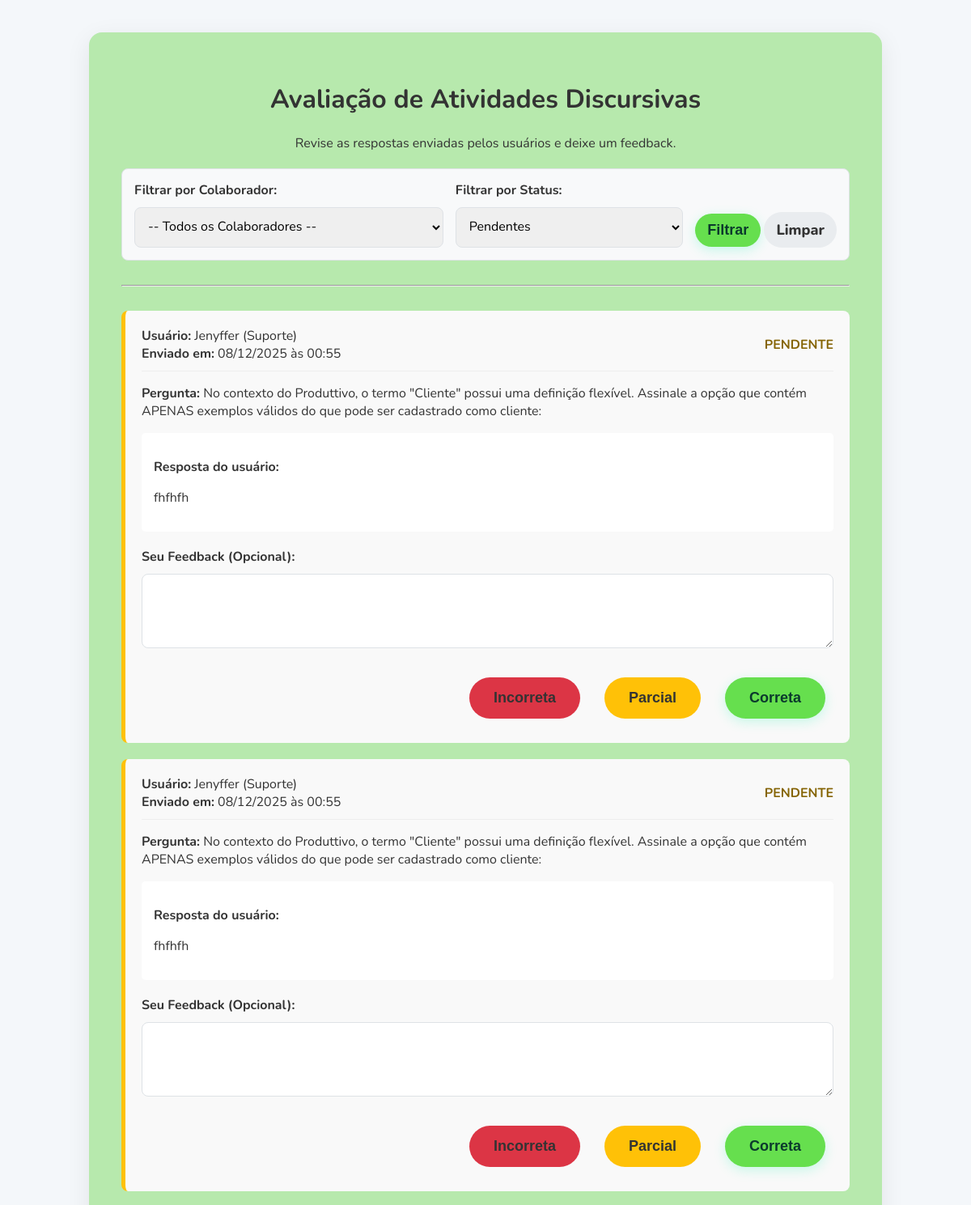
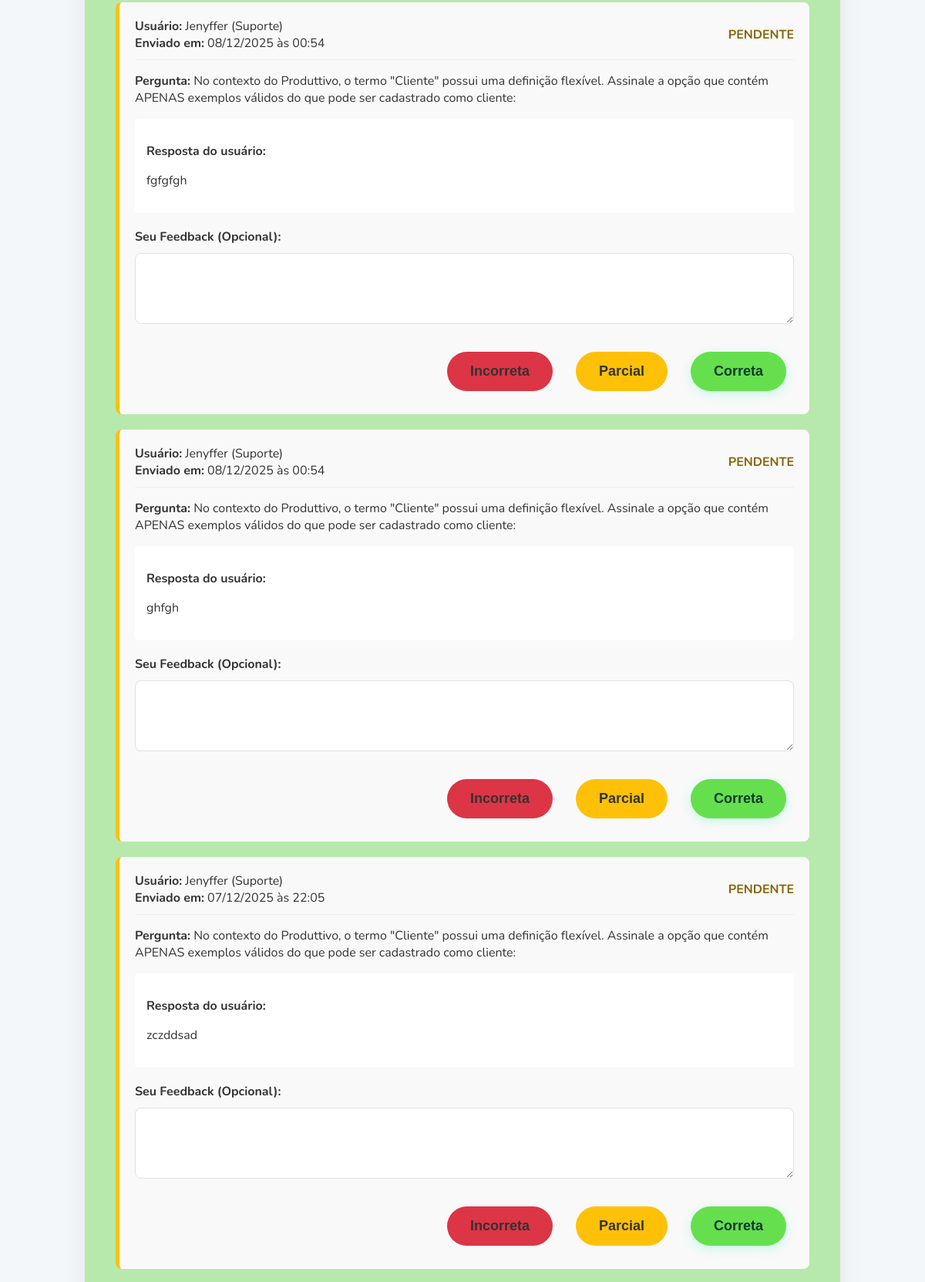
The page /admin/correcoes (signed in, upper part) on the database its author committed (2 pictures, top to bottom).
### app/models.py (models this page shows)
class Resposta(db.Model):
    id = db.Column(db.Integer, primary_key=True)
    pontos = db.Column(db.Integer, nullable=True)
    usuario_id = db.Column(db.Integer, db.ForeignKey('usuario.id'), nullable=False, index=True)
    pergunta_id = db.Column(db.Integer, db.ForeignKey('pergunta.id'), nullable=False, index=True)
    resposta_dada = db.Column(db.String(1), nullable=True)
    data_resposta = db.Column(db.DateTime, default=datetime.utcnow, index=True)
    pergunta = db.relationship('Pergunta')
    texto_discursivo = db.Column(db.Text, nullable=True)
    anexo_resposta = db.Column(db.String(300), nullable=True)
    status_correcao = db.Column(db.String(20), nullable=False, default='nao_respondido', index=True)
    feedback_admin = db.Column(db.Text, nullable=True)
    feedback_visto = db.Column(db.Boolean, default=False, nullable=False)

class Usuario(db.Model):
    id = db.Column(db.Integer, primary_key=True)
    nome = db.Column(db.String(100), nullable=False)
    email = db.Column(db.String(120), unique=True, nullable=True)
    codigo_acesso = db.Column(db.String(4), unique=True, nullable=False)
    departamento_id = db.Column(db.Integer, db.ForeignKey('departamento.id'), nullable=False)
    respostas = db.relationship('Resposta', backref='usuario', lazy=True)

class Departamento(db.Model):
    id = db.Column(db.Integer, primary_key=True)
    nome = db.Column(db.String(100), unique=True, nullable=False)
    usuarios = db.relationship('Usuario', backref='departamento', lazy=True)

class Pergunta(db.Model):
    id = db.Column(db.Integer, primary_key=True)
    tipo = db.Column(db.String(20), nullable=False, default='multipla_escolha', index=True)
    texto = db.Column(db.Text, nullable=False)
    opcao_a = db.Column(db.Text, nullable=True)
    opcao_b = db.Column(db.Text, nullable=True)
    opcao_c = db.Column(db.Text, nullable=True)
    opcao_d = db.Column(db.Text, nullable=True)
    resposta_correta = db.Column(db.String(1), nullable=True)
    explicacao = db.Column(db.Text, nullable=True)
    data_liberacao = db.Column(db.Date, nullable=False, index=True)
    tempo_limite = db.Column(db.Integer, nullable=True)
    imagem_pergunta = db.Column(db.String(300), nullable=True)
    para_todos_setores = db.Column(db.Boolean, default=False, nullable=False)
    departamentos = db.relationship('Departamento', secondary=pergunta_departamento_association, lazy='subquery',
        backref=db.backref('perguntas', lazy=True))

### app/routes/admin.py (the view)
@admin_bp.route('/correcoes')
def pagina_correcoes():
    if not session.get('admin_logged_in'): return redirect(url_for('admin.pagina_admin'))
    usuarios_disponiveis = Usuario.query.order_by(Usuario.nome).all()
    usuario_selecionado_id = request.args.get('usuario_id', type=int)
    status_selecionado = request.args.get('status', 'pendente')
    page = request.args.get('page', 1, type=int)
    per_page = 10
    query = Resposta.query.join(Pergunta).filter(Pergunta.tipo == 'discursiva')
    if status_selecionado != 'todos': query = query.filter(Resposta.status_correcao == status_selecionado)
    if usuario_selecionado_id: query = query.filter(Resposta.usuario_id == usuario_selecionado_id)
    respostas_pagination = query.join(Usuario).order_by(Resposta.data_resposta.desc()).paginate(page=page, per_page=per_page, error_out=False)
    return render_template('correcoes.html',
                           respostas=respostas_pagination,
                           usuarios_disponiveis=usuarios_disponiveis,
                           usuario_selecionado_id=usuario_selecionado_id,
                           status_selecionado=status_selecionado)

### app/utils.py (called while the page is built)
def format_datetime_local(valor_utc):
    if not valor_utc:
        return ""
    fuso_local = valor_utc - timedelta(hours=3)
    return fuso_local.strftime('%d/%m/%Y às %H:%M')

### app/templates/correcoes.html (shortened to what this page needs)
{% extends 'base.html' %}
{% block content %}
<div class="dashboard-container" style="max-width: 900px; text-align: left;">
    <h1 style="text-align: center;">Avaliação de Atividades Discursivas</h1>
    <p style="text-align: center;">Revise as respostas enviadas pelos usuários e deixe um feedback.</p>
    <div style="background-color: #f8f9fa; padding: 15px; border-radius: 8px; margin: 20px 0; border: 1px solid #dee2e6;">
        <form method="get" action="{{ url_for('admin.pagina_correcoes') }}" style="display: flex; align-items: center; flex-wrap: wrap; gap: 15px;">
            <div style="flex: 1 1 300px;">
                <label for="usuario_id" style="font-weight: bold;">Filtrar por Colaborador:</label>
                <select name="usuario_id" onchange="this.form.submit()" style="width: 100%;">
                    <option value="">-- Todos os Colaboradores --</option>
                </select>
            </div>
            <div style="flex: 1 1 200px;">
                <label for="status" style="font-weight: bold;">Filtrar por Status:</label>
                <select name="status" onchange="this.form.submit()" style="width: 100%;">
                    <option value="pendente" {% if status_selecionado=='pendente' %}selected{% endif %}>Pendentes</option>
                </select>
            </div>
            <div style="align-self: flex-end;">
                <button type="submit" class="btn" style="padding: 10px 15px; margin: 0;">Filtrar</button>
                <a href="{{ url_for('admin.pagina_correcoes') }}" class="btn btn-secondary" style="padding: 10px 15px; margin: 0;">Limpar</a>
            </div>
        </form>
    </div>
    <hr style="margin: 30px 0;">
    {% for resposta in respostas.items %}
    <div style="background-color: #f9f9f9; padding: 20px; border-radius: 8px; margin-bottom: 20px; border-left: 5px solid {{ '#ffc107' if resposta.status_correcao == 'pendente' else '#28a745' if resposta.status_correcao == 'correto' else '#fd7e14' if resposta.status_correcao == 'parcialmente_correto' else '#dc3545' }};">
        <div style="display: flex; justify-content: space-between; align-items: center; border-bottom: 1px solid #eee; padding-bottom: 10px; margin-bottom: 15px;">
            <div>
                <strong>Usuário:</strong> {{ resposta.usuario.nome }} ({{ resposta.usuario.departamento.nome }})<br>
                <strong>Enviado em:</strong> {{ resposta.data_resposta | datetime_local }}
            </div>
            <div>
                {% if resposta.status_correcao == 'correto' %}
                <strong style="color: #155724;">✔️ Correto</strong>
                {% elif resposta.status_correcao == 'parcialmente_correto' %}
                <strong style="color: #fd7e14;">⚠️ Parcialmente Correto</strong>
                {% elif resposta.status_correcao == 'incorreto' %}
                <strong style="color: #721c24;">❌ Incorreto</strong>
                {% else %}
                <strong style="color: #856404;">PENDENTE</strong>
                {% endif %}
            </div>
        </div>
        <p><strong>Pergunta:</strong> {{ resposta.pergunta.texto }}</p>
        <div style="background-color: white; padding: 15px; border-radius: 5px; margin-top: 10px;">
            <p><strong>Resposta do usuário:</strong></p>
            <p style="white-space: pre-wrap;">{{ resposta.texto_discursivo }}</p>
        </div>
        {% if resposta.status_correcao == 'pendente' %}
        <form action="{{ url_for('admin.corrigir_resposta', resposta_id=resposta.id) }}" method="post">
            <div style="margin-top: 20px;">
                <label for="feedback"><strong>Seu Feedback (Opcional):</strong></label><br>
                <textarea name="feedback" rows="3" style="width: 100%; box-sizing: border-box;"></textarea>
            </div>
            <div style="text-align: right; margin-top: 20px; display: flex; justify-content: flex-end; gap: 10px;">
                <button type="submit" name="status" value="incorreto" class="btn btn-secondary" style="background-color: #dc3545;">Incorreta</button>
                <button type="submit" name="status" value="parcialmente_correto" class="btn btn-secondary" style="background-color: #ffc107; color: #333;">Parcial</button>
                <button type="submit" name="status" value="correto" class="btn">Correta</button>
            </div>
        </form>
        {% else %}
        <div style="margin-top: 20px; padding: 15px; border-radius: 5px; background-color: #e9ecef;">
            <strong>Feedback enviado:</strong>
            <p style="white-space: pre-wrap; margin-top: 5px; margin-bottom: 0;">{{ resposta.feedback_admin or '(Nenhum feedback foi enviado)' }}</p>
        </div>
        {% endif %}
    </div>
    {% endfor %}
</div>
{% endblock %}

### app/static/css/style.css (style rules this page uses)
:root { --cor-primaria: #0B3A2D; --cor-acento: #66df4e; --cor-acento-hover: #00D294; --cor-fundo: #f4f7fa; --cor-texto: #333333; --cor-texto-claro: #ffffff; --cor-borda: #dee2e6; }
body { font-family: 'Nunito', sans-serif; background-color: var(--cor-fundo); color: var(--cor-texto); margin: 0; padding: 20px; }
.btn { display: inline-block; text-decoration: none; background-color: var(--cor-acento); color: var(--cor-primaria); font-weight: 800; padding: 15px 30px; margin: 10px; border-radius: 50px; font-size: 18px; transition: all 0.3s ease; border: none; cursor: pointer; box-shadow: 0 4px 15px rgba(0, 245, 171, 0.2); }
.btn-secondary { background-color: #e9ecef; color: var(--cor-texto); box-shadow: none; }
a { color: var(--cor-primaria); font-weight: 700; text-decoration: none; }
.login-container, .dashboard-container, .ranking-container, .quiz-container { background: rgb(183, 233, 173); padding: 40px; border-radius: 16px; box-shadow: 0 8px 30px rgba(0, 0, 0, 0.08); text-align: center; width: 90%; }
input[type="password"], input[type="text"], input[type="number"], input[type="email"], input[type="date"], input[type="month"], textarea, select { padding: 12px; margin-top: 10px; width: 100%; border: 1px solid var(--cor-borda); border-radius: 8px; font-family: 'Nunito', sans-serif; font-size: 16px; box-sizing: border-box; }

### rows shown on the page
Resposta: usuario.nome "Jenyffer", usuario.departamento.nome "Suporte", data_resposta "08/12/2025 às 00:55", status_correcao "PENDENTE", pergunta.texto "No contexto do Produttivo, o termo \"Cliente\" possui uma definição flexível. Assinale a opção que contém APENAS exemplos válidos do que pode ser cadastrado como cliente:", texto_discursivo "fhfhfh"
Resposta: usuario.nome "Jenyffer", usuario.departamento.nome "Suporte", data_resposta "08/12/2025 às 00:55", status_correcao "PENDENTE", pergunta.texto "No contexto do Produttivo, o termo \"Cliente\" possui uma definição flexível. Assinale a opção que contém APENAS exemplos válidos do que pode ser cadastrado como cliente:", texto_discursivo "fhfhfh"
Resposta: usuario.nome "Jenyffer", usuario.departamento.nome "Suporte", data_resposta "08/12/2025 às 00:54", status_correcao "PENDENTE", pergunta.texto "No contexto do Produttivo, o termo \"Cliente\" possui uma definição flexível. Assinale a opção que contém APENAS exemplos válidos do que pode ser cadastrado como cliente:", texto_discursivo "fgfgfgh"
Resposta: usuario.nome "Jenyffer", usuario.departamento.nome "Suporte", data_resposta "08/12/2025 às 00:54", status_correcao "PENDENTE", pergunta.texto "No contexto do Produttivo, o termo \"Cliente\" possui uma definição flexível. Assinale a opção que contém APENAS exemplos válidos do que pode ser cadastrado como cliente:", texto_discursivo "ghfgh"
Resposta: usuario.nome "Jenyffer", usuario.departamento.nome "Suporte", data_resposta "07/12/2025 às 22:05", status_correcao "PENDENTE", pergunta.texto "No contexto do Produttivo, o termo \"Cliente\" possui uma definição flexível. Assinale a opção que contém APENAS exemplos válidos do que pode ser cadastrado como cliente:", texto_discursivo "zczddsad"
